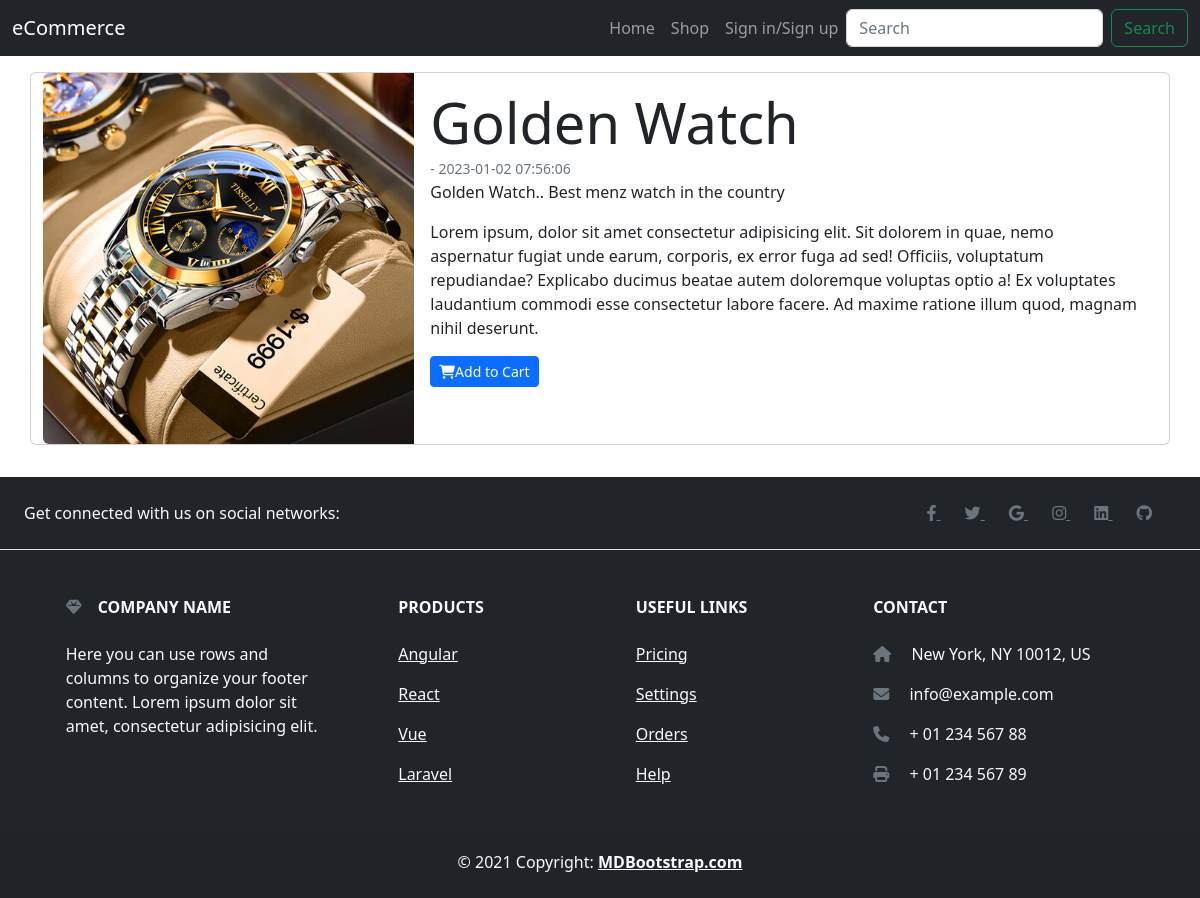
Screenshot of /ecommerce/singleProduct.php?id=21 with the database file from the repository.
### tables this page shows
CREATE TABLE `products` (
  `id` int(11) NOT NULL,
  `name` varchar(255) NOT NULL,
  `regular_price` int(11) NOT NULL,
  `discount_price` int(11) NOT NULL,
  `description` longtext NOT NULL,
  `img` varchar(255) NOT NULL,
  `created_at` timestamp NOT NULL DEFAULT current_timestamp()
);

### ecommerce/singleProduct.php (the view, shortened to what this page needs)
<?php
include_once("./header.php");
include_once("./navbar.php");
$id = isset($_GET['id']) ? $_GET['id'] : header("location: ./index.php");
$getProduct = $conn->query("SELECT * FROM `products` WHERE `id` = $id");
$data = $getProduct->fetch_object();
?>
<div class="container">
    <div class="row">
        <div class="card my-3">
            <div class="row g-0">
                <div class="col-md-4">
                    <img src="<?= $data->img ?>" class="img-fluid rounded-start" alt="..." style="max-height: 600px;">
                </div>
                <div class="col-md-8">
                    <div class="card-body">
                        <div class="display-4"><?= $data->name ?></div>
                        <div><small class="text-muted m-0 p-0">- <?= $data->created_at ?></small></div>
                        <div><?= $data->description ?></div>
                        <p>Lorem ipsum, dolor sit amet consectetur adipisicing elit. Sit dolorem in quae, nemo aspernatur fugiat unde earum, corporis, ex error fuga ad sed! Officiis, voluptatum repudiandae? Explicabo ducimus beatae autem doloremque voluptas optio a! Ex voluptates laudantium commodi esse consectetur labore facere. Ad maxime ratione illum quod, magnam nihil deserunt.</p>
                        <button class="btn btn-sm btn-primary" onclick="add2cart(<?= $data->id ?>)"><i class="fa-solid fa-cart-shopping"></i>Add to Cart</button>
                    </div>
                </div>
            </div>
        </div>
    </div>
</div>
<?php
include_once("./footer.php");
?>

### rows the page displays
products: img (picture), name "Golden Watch", created_at "2023-01-02 07:56:06", description "Golden Watch.. Best menz watch in the country"
